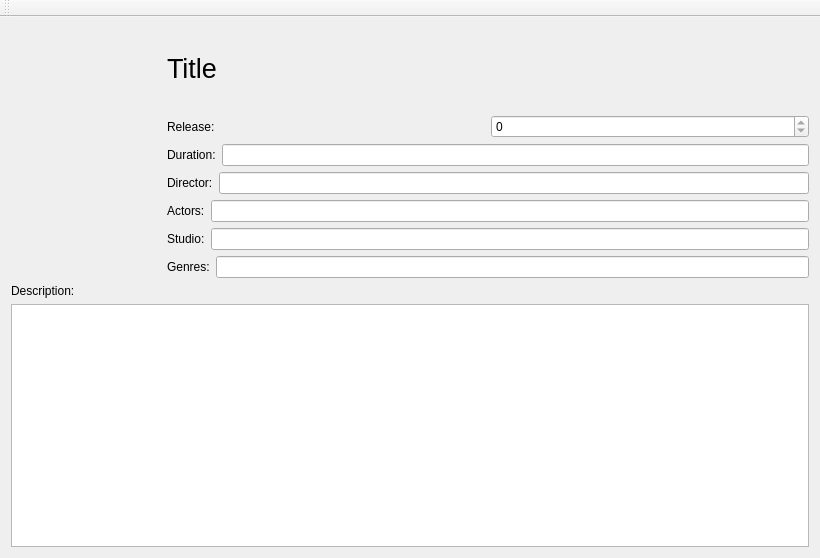
<?xml version="1.0" encoding="UTF-8"?>
<ui version="4.0">
 <class>DisplayCatalogClass</class>
 <widget class="QMainWindow" name="DisplayCatalogClass">
  <property name="geometry">
   <rect>
    <x>0</x>
    <y>0</y>
    <width>820</width>
    <height>558</height>
   </rect>
  </property>
  <property name="windowTitle">
   <string>DisplayCatalog</string>
  </property>
  <widget class="QWidget" name="centralWidget">
   <layout class="QVBoxLayout" name="verticalLayout_2">
    <item>
     <layout class="QHBoxLayout" name="horizontalLayout_7">
      <item>
       <widget class="QLabel" name="poster">
        <property name="sizePolicy">
         <sizepolicy hsizetype="Fixed" vsizetype="Fixed">
          <horstretch>0</horstretch>
          <verstretch>0</verstretch>
         </sizepolicy>
        </property>
        <property name="minimumSize">
         <size>
          <width>150</width>
          <height>250</height>
         </size>
        </property>
        <property name="text">
         <string/>
        </property>
       </widget>
      </item>
      <item>
       <layout class="QVBoxLayout" name="verticalLayout">
        <item>
         <widget class="QLabel" name="titleLabel">
          <property name="font">
           <font>
            <pointsize>20</pointsize>
           </font>
          </property>
          <property name="text">
           <string notr="true">Title</string>
          </property>
          <property name="wordWrap">
           <bool>true</bool>
          </property>
         </widget>
        </item>
        <item>
         <layout class="QHBoxLayout" name="horizontalLayout">
          <item>
           <widget class="QLabel" name="releaseLabel">
            <property name="text">
             <string>Release:</string>
            </property>
           </widget>
          </item>
          <item>
           <widget class="QSpinBox" name="release">
            <property name="readOnly">
             <bool>true</bool>
            </property>
            <property name="maximum">
             <number>3000</number>
            </property>
           </widget>
          </item>
         </layout>
        </item>
        <item>
         <layout class="QHBoxLayout" name="horizontalLayout_2">
          <item>
           <widget class="QLabel" name="durationLabel">
            <property name="text">
             <string>Duration:</string>
            </property>
           </widget>
          </item>
          <item>
           <widget class="QLineEdit" name="duration">
            <property name="text">
             <string/>
            </property>
           </widget>
          </item>
         </layout>
        </item>
        <item>
         <layout class="QHBoxLayout" name="horizontalLayout_3">
          <item>
           <widget class="QLabel" name="directorLabel">
            <property name="text">
             <string>Director:</string>
            </property>
           </widget>
          </item>
          <item>
           <widget class="QLineEdit" name="director"/>
          </item>
         </layout>
        </item>
        <item>
         <layout class="QHBoxLayout" name="horizontalLayout_4">
          <item>
           <widget class="QLabel" name="actorsLabel">
            <property name="text">
             <string>Actors:</string>
            </property>
           </widget>
          </item>
          <item>
           <widget class="QLineEdit" name="actors"/>
          </item>
         </layout>
        </item>
        <item>
         <layout class="QHBoxLayout" name="horizontalLayout_5">
          <item>
           <widget class="QLabel" name="studioLabel">
            <property name="text">
             <string>Studio:</string>
            </property>
           </widget>
          </item>
          <item>
           <widget class="QLineEdit" name="studio"/>
          </item>
         </layout>
        </item>
        <item>
         <layout class="QHBoxLayout" name="horizontalLayout_6">
          <item>
           <widget class="QLabel" name="genresLabel">
            <property name="text">
             <string>Genres:</string>
            </property>
           </widget>
          </item>
          <item>
           <widget class="QLineEdit" name="genres"/>
          </item>
         </layout>
        </item>
       </layout>
      </item>
     </layout>
    </item>
    <item>
     <widget class="QLabel" name="descriptionLabel">
      <property name="text">
       <string>Description:</string>
      </property>
     </widget>
    </item>
    <item>
     <widget class="QPlainTextEdit" name="description">
      <property name="readOnly">
       <bool>true</bool>
      </property>
     </widget>
    </item>
   </layout>
  </widget>
  <widget class="QMenuBar" name="menuBar">
   <property name="geometry">
    <rect>
     <x>0</x>
     <y>0</y>
     <width>820</width>
     <height>21</height>
    </rect>
   </property>
  </widget>
  <widget class="QToolBar" name="mainToolBar">
   <attribute name="toolBarArea">
    <enum>TopToolBarArea</enum>
   </attribute>
   <attribute name="toolBarBreak">
    <bool>false</bool>
   </attribute>
  </widget>
 </widget>
 <layoutdefault spacing="6" margin="11"/>
 <resources/>
 <connections/>
</ui>
